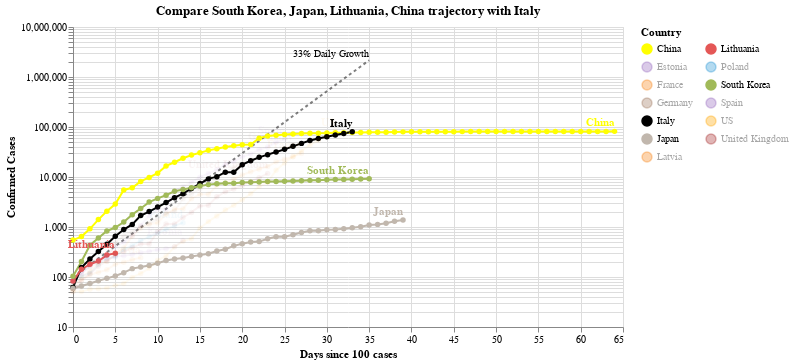

The notebook cell this image was saved under:
### Code cell
#hide_input
chart3 = make_since_chart(['South Korea', 'Japan', 'Lithuania', 'China'])
chart3

### Figure 1 — Vega-Lite specification as saved in the notebook (floating-point values rounded to 4 significant figures; data arrays with more than 128 entries replaced by an {"elided": "..."} marker saying what was removed)
{"config": {"view": {"continuousWidth": 400, "continuousHeight": 300}}, "layer": [{"mark": {"type": "line", "color": "black", "opacity": 0.5, "strokeDash": [3, 3]}, "encoding": {"x": {"type": "quantitative", "field": "Days since 100 cases"}, "y": {"type": "quantitative", "field": "Confirmed Cases"}}}, {"mark": {"type": "text", "align": "right", "dy": -6, "fontSize": 10, "text": "33% Daily Growth"}, "encoding": {"x": {"type": "quantitative", "field": "Days since 100 cases"}, "y": {"type": "quantitative", "field": "Confirmed Cases"}}, "transform": [{"filter": "(datum['Days since 100 cases'] >= 35)"}]}, {"data": {"name": "data-8d560a43b2d1706beefac2435f67a3db"}, "mark": {"type": "line", "point": true}, "encoding": {"color": {"type": "nominal", "field": "Country", "legend": {"columns": 2}, "scale": {"domain": ["China", "Estonia", "France", "Germany", "Italy", "Japan", "Latvia", "Lithuania", "Poland", "South Korea", "Spain", "US", "United Kingdom"], "range": ["yellow", "#9467bd", "#F58518", "#9D755D", "black", "#C1B7AD", "#F58518", "#E45756", "#2495D3", "#A1BA59", "#9467bd", "orange", "brown"]}}, "opacity": {"condition": {"value": 1, "selection": "selector001"}, "value": 0.05}, "tooltip": [{"type": "nominal", "field": "Country"}, {"type": "temporal", "field": "Date"}, {"type": "quantitative", "field": "Confirmed Cases"}, {"type": "quantitative", "field": "Days since 100 cases"}], "x": {"type": "quantitative", "field": "Days since 100 cases"}, "y": {"type": "quantitative", "field": "Confirmed Cases", "scale": {"type": "log"}}}, "selection": {"selector001": {"type": "multi", "fields": ["Country"], "bind": "legend", "init": [{"Country": "South Korea"}, {"Country": "Japan"}, {"Country": "Lithuania"}, {"Country": "China"}, {"Country": "Italy"}]}}, "width": 550}, {"data": {"name": "data-8d560a43b2d1706beefac2435f67a3db"}, "mark": {"type": "text", "align": "right", "dy": -8, "fontWeight": "bold"}, "encoding": {"color": {"type": "nominal", "field": "Country", "legend": {"columns": 2}, "scale": {"domain": ["China", "Estonia", "France", "Germany", "Italy", "Japan", "Latvia", "Lithuania", "Poland", "South Korea", "Spain", "US", "United Kingdom"], "range": ["yellow", "#9467bd", "#F58518", "#9D755D", "black", "#C1B7AD", "#F58518", "#E45756", "#2495D3", "#A1BA59", "#9467bd", "orange", "brown"]}}, "opacity": {"condition": {"value": 1, "selection": "selector001"}, "value": 0.05}, "text": {"type": "nominal", "field": "Country"}, "tooltip": [{"type": "nominal", "field": "Country"}, {"type": "temporal", "field": "Date"}, {"type": "quantitative", "field": "Confirmed Cases"}, {"type": "quantitative", "field": "Days since 100 cases"}], "x": {"type": "quantitative", "field": "Days since 100 cases"}, "y": {"type": "quantitative", "field": "Confirmed Cases", "scale": {"type": "log"}}}, "transform": [{"filter": "(datum['Date'] >= 1585180800000)"}], "width": 550}], "data": {"name": "data-c1a3bbf4dd040f2e7e8e7a69520e3c2a"}, "title": "Compare South Korea, Japan, Lithuania, China trajectory with Italy", "$schema": "https://vega.github.io/schema/vega-lite/v4.0.2.json", "datasets": {"data-c1a3bbf4dd040f2e7e8e7a69520e3c2a": [{"Days since 100 cases": 0, "Confirmed Cases": 100.0}, {"Days since 100 cases": 1, "Confirmed Cases": 133.0}, {"Days since 100 cases": 2, "Confirmed Cases": 176.9}, {"Days since 100 cases": 3, "Confirmed Cases": 235.3}, {"Days since 100 cases": 4, "Confirmed Cases": 312.9}, {"Days since 100 cases": 5, "Confirmed Cases": 416.2}, {"Days since 100 cases": 6, "Confirmed Cases": 553.5}, {"Days since 100 cases": 7, "Confirmed Cases": 736.1}, {"Days since 100 cases": 8, "Confirmed Cases": 979.1}, {"Days since 100 cases": 9, "Confirmed Cases": 1302.0}, {"Days since 100 cases": 10, "Confirmed Cases": 1732.0}, {"Days since 100 cases": 11, "Confirmed Cases": 2303.0}, {"Days since 100 cases": 12, "Confirmed Cases": 3064.0}, {"Days since 100 cases": 13, "Confirmed Cases": 4074.0}, {"Days since 100 cases": 14, "Confirmed Cases": 5419.0}, {"Days since 100 cases": 15, "Confirmed Cases": 7207.0}, {"Days since 100 cases": 16, "Confirmed Cases": 9586.0}, {"Days since 100 cases": 17, "Confirmed Cases": 12750.0}, {"Days since 100 cases": 18, "Confirmed Cases": 16960.0}, {"Days since 100 cases": 19, "Confirmed Cases": 22550.0}, {"Days since 100 cases": 20, "Confirmed Cases": 29990.0}, {"Days since 100 cases": 21, "Confirmed Cases": 39890.0}, {"Days since 100 cases": 22, "Confirmed Cases": 53060.0}, {"Days since 100 cases": 23, "Confirmed Cases": 70560.0}, {"Days since 100 cases": 24, "Confirmed Cases": 93850.0}, {"Days since 100 cases": 25, "Confirmed Cases": 124800.0}, {"Days since 100 cases": 26, "Confirmed Cases": 166000.0}, {"Days since 100 cases": 27, "Confirmed Cases": 220800.0}, {"Days since 100 cases": 28, "Confirmed Cases": 293700.0}, {"Days since 100 cases": 29, "Confirmed Cases": 390600.0}, {"Days since 100 cases": 30, "Confirmed Cases": 519500.0}, {"Days since 100 cases": 31, "Confirmed Cases": 690900.0}, {"Days since 100 cases": 32, "Confirmed Cases": 918900.0}, {"Days since 100 cases": 33, "Confirmed Cases": 1222000.0}, {"Days since 100 cases": 34, "Confirmed Cases": 1625000.0}, {"Days since 100 cases": 35, "Confirmed Cases": 2162000.0}], "data-8d560a43b2d1706beefac2435f67a3db": {"elided": "355 records"}}}
